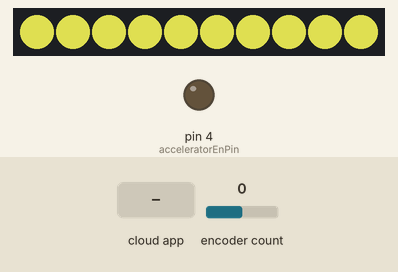
Bench run of a sketch on a simulated Arduino Uno, built with avr-gcc and run on an emulated ATmega328P. Parts: 10 RGB LEDs in strip order, left to right, output pins drawn as LEDs (lit = HIGH). Inputs (shaded band) come from the test bench; at power-on: encoder count 0. Dim RGB values are drawn brighter than linear; the ROS host is connected and sends only what is stated.

Above: at 1.2 s.
1.3 s: the phone or cloud app sets angular.z to -100
9.0 s: the phone or cloud app sets linear.x to -100
At 14.6 s:
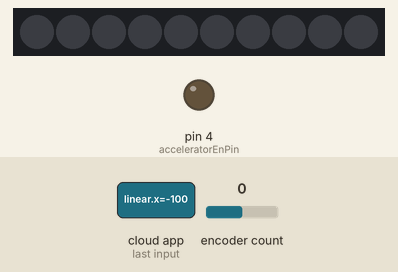
15.5 s: the phone or cloud app sets linear.x to 0
At 16.2 s:
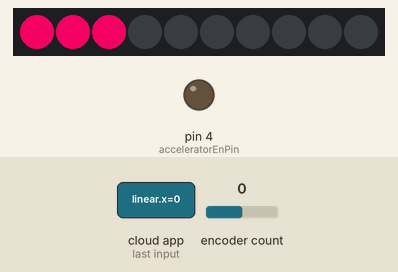
17.0 s: the phone or cloud app sets angular.z to 100
At 17.3 s:
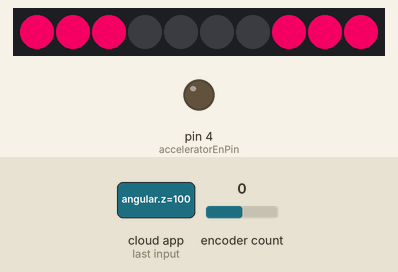

Measured:
- after the input at 9.0 s, the LEDs: first differ from a run without the input after 5.1 s (image 1)
- after the input at 15.5 s, the LEDs: change at once (image 2)
- after the input at 17.0 s, the LEDs: first change at once (image 3 shows a later state)

The sketch:

arduino_dac_with_pid.ino
```cpp
/*
 * Combined Arduino Code
 * Date: 27 June 2019
 */
#include <ros.h>
#include <geometry_msgs/Twist.h>
#include <std_msgs/Float64.h>
#include <std_msgs/Bool.h>
#include <std_msgs/Int64.h>
#include <Wire.h>
#include <Adafruit_MCP4725.h>
#include <Encoder.h>
#include <Adafruit_NeoPixel.h>
#define ledPIN 6
#define acceleratorEnPin 4  // to accelerator transistor

Adafruit_NeoPixel strip = Adafruit_NeoPixel(10, ledPIN, NEO_GRB + NEO_KHZ800);
ros::NodeHandle nh;

Encoder knob(18, 19);
std_msgs::Int64 encoder_count_msg;
ros::Publisher encoder_count_pub("raw_encoder_count_left", &encoder_count_msg);
long encoderCount = 0;

Adafruit_MCP4725 dac;

long currentTime = 0;
long timeForTimeOut = 0;

long pidCurrentTime, pidPreviousTime;
double pidElapsedTime;
double error = 0, lastError = 0, cumError = 0, rateError = 0;

double pidSetpoint = 0, pidOutput = 0, pidInput = 0;
double Kp = 0.125;
double Ki = 0.001;
double Kd = 0;

geometry_msgs::Twist dac_msg;
ros::Publisher dac_info_pub("dac_info", &dac_msg);

// encoder publish function
void Publish(){
  encoder_count_msg.data = encoderCount;
  encoder_count_pub.publish ( &encoder_count_msg );
}

void encoderTimerCallback(const std_msgs::Bool& msg) {
  //  encoderCount = knob.read();
  //  Publish();
}

void color_right_Wipe(uint32_t c) {
  for(int i=7; i<10; i++) {
    strip.setPixelColor(i, c);
    strip.show();
    delay(1);
  }
}

void color_left_Wipe(uint32_t c) {
  for(int i=2; i>=0; i=i-1) {
    strip.setPixelColor(i, c);
    strip.show();
    delay(0);

  }
}

void color_brake_Wipe(uint32_t c) {
  for(int i=3; i<7; i=i+1) {
    strip.setPixelColor(i, c);
    strip.show();
    delay(1);
  }
}
void colorWipe(uint32_t c) {
  for(int i=0; i<10; i++)
  {
    strip.setPixelColor(i, c);
    strip.show();
    delay(1);
  }
}


/*
 * Message format:
 * linear.x => desired velocity in m/s
 * linear.y => 1.0 if soft brake is desired, 0 otherwise
 * linear.z => 1.0 if hard brake is desired, 0 otherwise
 * angular.x => 1.0 if switch closed is desired (in manual and autonomous mode), 0 otherwise
 * angular.y => (UNUSED, always 0)
 * angular.z => desired steering angle in radians
 */

void messageCb(const geometry_msgs::Twist& msg)
{
  if (msg.linear.z == 1)
  {
    // Hard brake logic
    dac.setVoltage(0, false);
    pidSetpoint = 0;
    cumError = 0; //reset I cumulative error when hard braking, to prevent sudden jump when disengaging from hard brake
    pidOutput = computePID(pidInput);
  }
  else
  {
    // No brake logic
    pidSetpoint = msg.linear.x;
    timeForTimeOut = millis() + 1000;
    pidOutput = computePID(pidInput);
    // double linearX = pidOutput;
    double linearX = (msg.linear.x * 0.85) + pidOutput;
    double voltageX = ((0.246 * linearX) + 2.03);
    if (linearX <= 0.1)
    {
      voltageX = 0;
    }
    int analogX = (int)(voltageX / 5.03 * 4095.0);
    if (analogX > 4095)
    {
      analogX = 4095;
    }
    // to debug
    dac_msg.angular.x = linearX;
    dac_msg.angular.y = voltageX;
    dac_msg.angular.z = analogX;


    dac.setVoltage(analogX, false);
  }

  if(msg.linear.z == 0)
  {
    color_brake_Wipe(strip.Color(0, 0, 0));
  }
  else
  {
    color_brake_Wipe(strip.Color(253, 0, 0));
  }

  if(msg.angular.z > 0.1744 && msg.linear.z == 0) //20*pi/180
  {

    color_right_Wipe(strip.Color(220, 0, 89));

  }
  else if(msg.angular.z < -0.1744 && msg.linear.x == 0) //20*pi/180
  {
    color_left_Wipe(strip.Color(220, 0, 89));

  }
  else{
    color_right_Wipe(strip.Color(0, 0, 0));
    color_left_Wipe(strip.Color(0, 0, 0));
  }

  if (msg.angular.x == 0)
  {
    digitalWrite(acceleratorEnPin, LOW);
  }
  else
  {
    digitalWrite(acceleratorEnPin, HIGH);
  }
}

void speedCb(const std_msgs::Float64& speed_msg)
{
  // Speed of the vehicle is the pidInput
  pidInput = abs(speed_msg.data);
  pidOutput = computePID(pidInput);

  // to debug
  dac_msg.linear.x = pidInput;
  dac_msg.linear.y = pidOutput;
  dac_msg.linear.z = pidSetpoint;

  dac_info_pub.publish(&dac_msg);
}

double computePID(double input)
{
  pidCurrentTime = millis();
  pidElapsedTime = pidCurrentTime - pidPreviousTime;

  error = pidSetpoint - input;
  cumError += error * pidElapsedTime;
  if (cumError > 500)
  {
    cumError = 500;
  }
  if (cumError < -500)
  {
    cumError = -500;
  }
  rateError = (error - lastError) / pidElapsedTime;
  double out = (Kp * error) + (Ki * cumError) + (Kd * rateError);

  lastError = error;
  pidPreviousTime = pidCurrentTime;

  if (out > 0.5)
  {
    out = 0.5;
  }
  if (out < -0.5)
  {
    out = -0.5;
  }

  return out;
}

ros::Subscriber<geometry_msgs::Twist> sub("cmd_vel_out", &messageCb);
ros::Subscriber<std_msgs::Float64> speed_sub("current_speed_topic", &speedCb);
//ros::Subscriber<geometry_msgs::Twist> nav_sub("nav_cmd_vel", &ledCb);
//ros::Subscriber<std_msgs::Bool> encoder_timer_sub("encoder_timer", &encoderTimerCallback);

void setup()
{
  // For Accelerator
  dac.begin(0x60);
  pinMode(acceleratorEnPin, OUTPUT);
  // For LED Strips
  strip.begin();
  strip.show();

  // For ROS
  nh.initNode();
  nh.advertise(dac_info_pub);
  nh.subscribe(sub);
  nh.subscribe(speed_sub);
  //nh.subscribe(nav_sub);
  //  nh.advertise(encoder_count_pub);
  //  nh.subscribe(encoder_timer_sub);

  pidSetpoint = 0;
  pidPreviousTime = millis();
}
int count = 0;
void loop()
{
  nh.spinOnce();
  delay(1);
  if(count == 0)
  {
    count ++;
    for(int j=0; j<100; j++)
    {
    for(int i=0; i<10; i++)
     {
      strip.setPixelColor(i, strip.Color(j+150, j+150, j+50));
      delay(10);
      }
    strip.show();
    delay(40);
    }
    colorWipe(strip.Color(0, 0, 0));
  }

  // To timeout for joystick commands, does not work if vehicle is autonomous,
  // as vehicle will be publishing the callbacks at a certain rate
  currentTime = millis();
  if (currentTime >= timeForTimeOut)
  {
    dac.setVoltage(0, false);
  }
}
```
